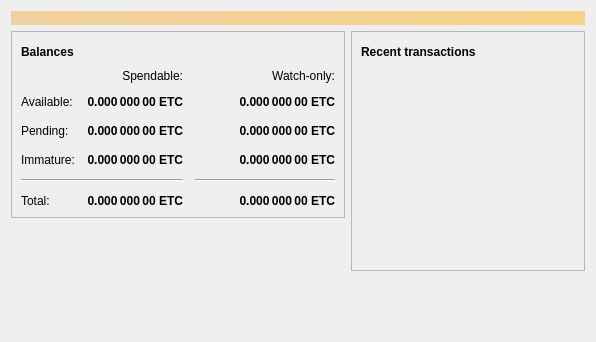
<?xml version="1.0" encoding="UTF-8"?>
<ui version="4.0">
 <class>OverviewPage</class>
 <widget class="QWidget" name="OverviewPage">
  <property name="geometry">
   <rect>
    <x>0</x>
    <y>0</y>
    <width>596</width>
    <height>342</height>
   </rect>
  </property>
  <property name="windowTitle">
   <string>Form</string>
  </property>
  <layout class="QVBoxLayout" name="topLayout">
   <item>
    <widget class="QLabel" name="labelAlerts">
     <property name="visible">
      <bool>false</bool>
     </property>
     <property name="styleSheet">
      <string notr="true">QLabel { background-color: qlineargradient(x1: 0, y1: 0, x2: 1, y2: 0, stop:0 #F0D0A0, stop:1 #F8D488); color:#000000; }</string>
     </property>
     <property name="wordWrap">
      <bool>true</bool>
     </property>
     <property name="margin">
      <number>3</number>
     </property>
     <property name="textInteractionFlags">
      <set>Qt::TextSelectableByMouse</set>
     </property>
    </widget>
   </item>
   <item>
    <layout class="QHBoxLayout" name="horizontalLayout" stretch="1,1">
     <item>
      <layout class="QVBoxLayout" name="verticalLayout_2">
       <item>
        <widget class="QFrame" name="frame">
         <property name="frameShape">
          <enum>QFrame::StyledPanel</enum>
         </property>
         <property name="frameShadow">
          <enum>QFrame::Raised</enum>
         </property>
         <layout class="QVBoxLayout" name="verticalLayout_4">
          <item>
           <layout class="QHBoxLayout" name="horizontalLayout_4">
            <item>
             <widget class="QLabel" name="label_5">
              <property name="font">
               <font>
                <weight>75</weight>
                <bold>true</bold>
               </font>
              </property>
              <property name="text">
               <string>Balances</string>
              </property>
             </widget>
            </item>
            <item>
             <widget class="QPushButton" name="labelWalletStatus">
              <property name="enabled">
               <bool>true</bool>
              </property>
              <property name="maximumSize">
               <size>
                <width>30</width>
                <height>16777215</height>
               </size>
              </property>
              <property name="toolTip">
               <string>The displayed information may be out of date. Your wallet automatically synchronizes with the errorcoin network after a connection is established, but this process has not completed yet.</string>
              </property>
              <property name="text">
               <string/>
              </property>
              <property name="icon">
               <iconset resource="../bitcoin.qrc">
                <normaloff>:/icons/warning</normaloff>
                <disabledoff>:/icons/warning</disabledoff>:/icons/warning</iconset>
              </property>
              <property name="iconSize">
               <size>
                <width>24</width>
                <height>24</height>
               </size>
              </property>
              <property name="flat">
               <bool>true</bool>
              </property>
             </widget>
            </item>
            <item>
             <spacer name="horizontalSpacer_3">
              <property name="orientation">
               <enum>Qt::Horizontal</enum>
              </property>
              <property name="sizeHint" stdset="0">
               <size>
                <width>40</width>
                <height>20</height>
               </size>
              </property>
             </spacer>
            </item>
           </layout>
          </item>
          <item>
           <layout class="QGridLayout" name="gridLayout">
            <property name="spacing">
             <number>12</number>
            </property>
            <item row="2" column="2">
             <widget class="QLabel" name="labelWatchPending">
              <property name="font">
               <font>
                <weight>75</weight>
                <bold>true</bold>
               </font>
              </property>
              <property name="cursor">
               <cursorShape>IBeamCursor</cursorShape>
              </property>
              <property name="toolTip">
               <string>Unconfirmed transactions to watch-only addresses</string>
              </property>
              <property name="text">
               <string notr="true">0.000 000 00 ETC</string>
              </property>
              <property name="alignment">
               <set>Qt::AlignRight|Qt::AlignTrailing|Qt::AlignVCenter</set>
              </property>
              <property name="textInteractionFlags">
               <set>Qt::LinksAccessibleByMouse|Qt::TextSelectableByKeyboard|Qt::TextSelectableByMouse</set>
              </property>
             </widget>
            </item>
            <item row="2" column="1">
             <widget class="QLabel" name="labelUnconfirmed">
              <property name="font">
               <font>
                <weight>75</weight>
                <bold>true</bold>
               </font>
              </property>
              <property name="cursor">
               <cursorShape>IBeamCursor</cursorShape>
              </property>
              <property name="toolTip">
               <string>Total of transactions that have yet to be confirmed, and do not yet count toward the spendable balance</string>
              </property>
              <property name="text">
               <string notr="true">0.000 000 00 ETC</string>
              </property>
              <property name="alignment">
               <set>Qt::AlignRight|Qt::AlignTrailing|Qt::AlignVCenter</set>
              </property>
              <property name="textInteractionFlags">
               <set>Qt::LinksAccessibleByMouse|Qt::TextSelectableByKeyboard|Qt::TextSelectableByMouse</set>
              </property>
             </widget>
            </item>
            <item row="3" column="2">
             <widget class="QLabel" name="labelWatchImmature">
              <property name="font">
               <font>
                <weight>75</weight>
                <bold>true</bold>
               </font>
              </property>
              <property name="cursor">
               <cursorShape>IBeamCursor</cursorShape>
              </property>
              <property name="toolTip">
               <string>Mined balance in watch-only addresses that has not yet matured</string>
              </property>
              <property name="text">
               <string notr="true">0.000 000 00 ETC</string>
              </property>
              <property name="alignment">
               <set>Qt::AlignRight|Qt::AlignTrailing|Qt::AlignVCenter</set>
              </property>
              <property name="textInteractionFlags">
               <set>Qt::LinksAccessibleByMouse|Qt::TextSelectableByKeyboard|Qt::TextSelectableByMouse</set>
              </property>
             </widget>
            </item>
            <item row="4" column="0" colspan="2">
             <widget class="Line" name="line">
              <property name="orientation">
               <enum>Qt::Horizontal</enum>
              </property>
             </widget>
            </item>
            <item row="4" column="2">
             <widget class="Line" name="lineWatchBalance">
              <property name="sizePolicy">
               <sizepolicy hsizetype="Preferred" vsizetype="Fixed">
                <horstretch>0</horstretch>
                <verstretch>0</verstretch>
               </sizepolicy>
              </property>
              <property name="minimumSize">
               <size>
                <width>140</width>
                <height>0</height>
               </size>
              </property>
              <property name="orientation">
               <enum>Qt::Horizontal</enum>
              </property>
             </widget>
            </item>
            <item row="5" column="0">
             <widget class="QLabel" name="labelTotalText">
              <property name="text">
               <string>Total:</string>
              </property>
             </widget>
            </item>
            <item row="3" column="1">
             <widget class="QLabel" name="labelImmature">
              <property name="font">
               <font>
                <weight>75</weight>
                <bold>true</bold>
               </font>
              </property>
              <property name="cursor">
               <cursorShape>IBeamCursor</cursorShape>
              </property>
              <property name="toolTip">
               <string>Mined balance that has not yet matured</string>
              </property>
              <property name="text">
               <string notr="true">0.000 000 00 ETC</string>
              </property>
              <property name="alignment">
               <set>Qt::AlignRight|Qt::AlignTrailing|Qt::AlignVCenter</set>
              </property>
              <property name="textInteractionFlags">
               <set>Qt::LinksAccessibleByMouse|Qt::TextSelectableByKeyboard|Qt::TextSelectableByMouse</set>
              </property>
             </widget>
            </item>
            <item row="2" column="3">
             <spacer name="horizontalSpacer_2">
              <property name="orientation">
               <enum>Qt::Horizontal</enum>
              </property>
              <property name="sizeHint" stdset="0">
               <size>
                <width>40</width>
                <height>20</height>
               </size>
              </property>
             </spacer>
            </item>
            <item row="3" column="0">
             <widget class="QLabel" name="labelImmatureText">
              <property name="text">
               <string>Immature:</string>
              </property>
             </widget>
            </item>
            <item row="5" column="1">
             <widget class="QLabel" name="labelTotal">
              <property name="font">
               <font>
                <weight>75</weight>
                <bold>true</bold>
               </font>
              </property>
              <property name="cursor">
               <cursorShape>IBeamCursor</cursorShape>
              </property>
              <property name="toolTip">
               <string>Your current total balance</string>
              </property>
              <property name="text">
               <string notr="true">0.000 000 00 ETC</string>
              </property>
              <property name="alignment">
               <set>Qt::AlignRight|Qt::AlignTrailing|Qt::AlignVCenter</set>
              </property>
              <property name="textInteractionFlags">
               <set>Qt::LinksAccessibleByMouse|Qt::TextSelectableByKeyboard|Qt::TextSelectableByMouse</set>
              </property>
             </widget>
            </item>
            <item row="5" column="2">
             <widget class="QLabel" name="labelWatchTotal">
              <property name="font">
               <font>
                <weight>75</weight>
                <bold>true</bold>
               </font>
              </property>
              <property name="cursor">
               <cursorShape>IBeamCursor</cursorShape>
              </property>
              <property name="toolTip">
               <string>Current total balance in watch-only addresses</string>
              </property>
              <property name="text">
               <string notr="true">0.000 000 00 ETC</string>
              </property>
              <property name="alignment">
               <set>Qt::AlignRight|Qt::AlignTrailing|Qt::AlignVCenter</set>
              </property>
              <property name="textInteractionFlags">
               <set>Qt::LinksAccessibleByMouse|Qt::TextSelectableByKeyboard|Qt::TextSelectableByMouse</set>
              </property>
             </widget>
            </item>
            <item row="0" column="2">
             <widget class="QLabel" name="labelWatchonly">
              <property name="text">
               <string>Watch-only:</string>
              </property>
              <property name="alignment">
               <set>Qt::AlignRight|Qt::AlignTrailing|Qt::AlignVCenter</set>
              </property>
             </widget>
            </item>
            <item row="1" column="0">
             <widget class="QLabel" name="labelBalanceText">
              <property name="text">
               <string>Available:</string>
              </property>
             </widget>
            </item>
            <item row="1" column="1">
             <widget class="QLabel" name="labelBalance">
              <property name="font">
               <font>
                <weight>75</weight>
                <bold>true</bold>
               </font>
              </property>
              <property name="cursor">
               <cursorShape>IBeamCursor</cursorShape>
              </property>
              <property name="toolTip">
               <string>Your current spendable balance</string>
              </property>
              <property name="text">
               <string notr="true">0.000 000 00 ETC</string>
              </property>
              <property name="alignment">
               <set>Qt::AlignRight|Qt::AlignTrailing|Qt::AlignVCenter</set>
              </property>
              <property name="textInteractionFlags">
               <set>Qt::LinksAccessibleByMouse|Qt::TextSelectableByKeyboard|Qt::TextSelectableByMouse</set>
              </property>
             </widget>
            </item>
            <item row="1" column="2">
             <widget class="QLabel" name="labelWatchAvailable">
              <property name="font">
               <font>
                <weight>75</weight>
                <bold>true</bold>
               </font>
              </property>
              <property name="cursor">
               <cursorShape>IBeamCursor</cursorShape>
              </property>
              <property name="toolTip">
               <string>Your current balance in watch-only addresses</string>
              </property>
              <property name="text">
               <string notr="true">0.000 000 00 ETC</string>
              </property>
              <property name="alignment">
               <set>Qt::AlignRight|Qt::AlignTrailing|Qt::AlignVCenter</set>
              </property>
              <property name="textInteractionFlags">
               <set>Qt::LinksAccessibleByMouse|Qt::TextSelectableByKeyboard|Qt::TextSelectableByMouse</set>
              </property>
             </widget>
            </item>
            <item row="2" column="0">
             <widget class="QLabel" name="labelPendingText">
              <property name="text">
               <string>Pending:</string>
              </property>
             </widget>
            </item>
            <item row="0" column="1">
             <widget class="QLabel" name="labelSpendable">
              <property name="text">
               <string>Spendable:</string>
              </property>
              <property name="alignment">
               <set>Qt::AlignRight|Qt::AlignTrailing|Qt::AlignVCenter</set>
              </property>
             </widget>
            </item>
           </layout>
          </item>
         </layout>
        </widget>
       </item>
       <item>
        <spacer name="verticalSpacer">
         <property name="orientation">
          <enum>Qt::Vertical</enum>
         </property>
         <property name="sizeHint" stdset="0">
          <size>
           <width>20</width>
           <height>40</height>
          </size>
         </property>
        </spacer>
       </item>
      </layout>
     </item>
     <item>
      <layout class="QVBoxLayout" name="verticalLayout_3">
       <item>
        <widget class="QFrame" name="frame_2">
         <property name="frameShape">
          <enum>QFrame::StyledPanel</enum>
         </property>
         <property name="frameShadow">
          <enum>QFrame::Raised</enum>
         </property>
         <layout class="QVBoxLayout" name="verticalLayout">
          <item>
           <layout class="QHBoxLayout" name="horizontalLayout_2">
            <item>
             <widget class="QLabel" name="label_4">
              <property name="font">
               <font>
                <weight>75</weight>
                <bold>true</bold>
               </font>
              </property>
              <property name="text">
               <string>Recent transactions</string>
              </property>
             </widget>
            </item>
            <item>
             <widget class="QPushButton" name="labelTransactionsStatus">
              <property name="enabled">
               <bool>true</bool>
              </property>
              <property name="maximumSize">
               <size>
                <width>30</width>
                <height>16777215</height>
               </size>
              </property>
              <property name="toolTip">
               <string>The displayed information may be out of date. Your wallet automatically synchronizes with the errorcoin network after a connection is established, but this process has not completed yet.</string>
              </property>
              <property name="text">
               <string/>
              </property>
              <property name="icon">
               <iconset resource="../bitcoin.qrc">
                <normaloff>:/icons/warning</normaloff>
                <disabledoff>:/icons/warning</disabledoff>:/icons/warning</iconset>
              </property>
              <property name="iconSize">
               <size>
                <width>24</width>
                <height>24</height>
               </size>
              </property>
              <property name="flat">
               <bool>true</bool>
              </property>
             </widget>
            </item>
            <item>
             <spacer name="horizontalSpacer">
              <property name="orientation">
               <enum>Qt::Horizontal</enum>
              </property>
              <property name="sizeHint" stdset="0">
               <size>
                <width>40</width>
                <height>20</height>
               </size>
              </property>
             </spacer>
            </item>
           </layout>
          </item>
          <item>
           <widget class="QListView" name="listTransactions">
            <property name="styleSheet">
             <string notr="true">QListView { background: transparent; }</string>
            </property>
            <property name="frameShape">
             <enum>QFrame::NoFrame</enum>
            </property>
            <property name="verticalScrollBarPolicy">
             <enum>Qt::ScrollBarAlwaysOff</enum>
            </property>
            <property name="horizontalScrollBarPolicy">
             <enum>Qt::ScrollBarAlwaysOff</enum>
            </property>
            <property name="selectionMode">
             <enum>QAbstractItemView::NoSelection</enum>
            </property>
           </widget>
          </item>
         </layout>
        </widget>
       </item>
       <item>
        <spacer name="verticalSpacer_2">
         <property name="orientation">
          <enum>Qt::Vertical</enum>
         </property>
         <property name="sizeHint" stdset="0">
          <size>
           <width>20</width>
           <height>40</height>
          </size>
         </property>
        </spacer>
       </item>
      </layout>
     </item>
    </layout>
   </item>
  </layout>
 </widget>
 <resources/>
 <connections/>
</ui>
